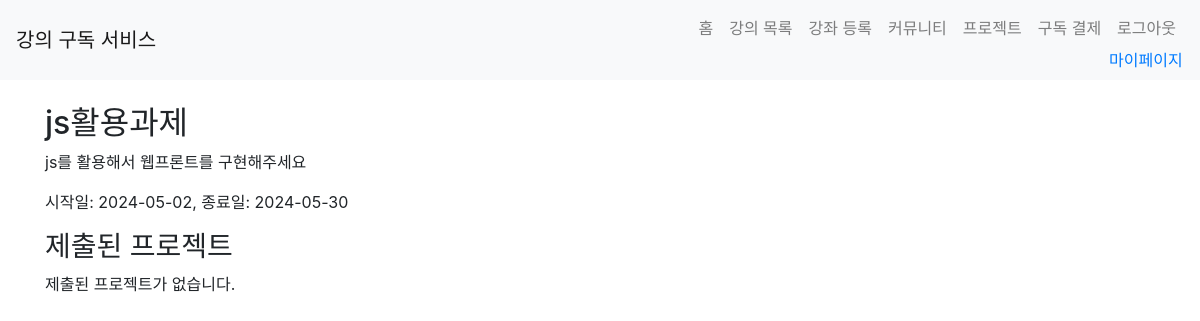
/project/detail/1 (signed in), run on an earlier commit of the app's database.
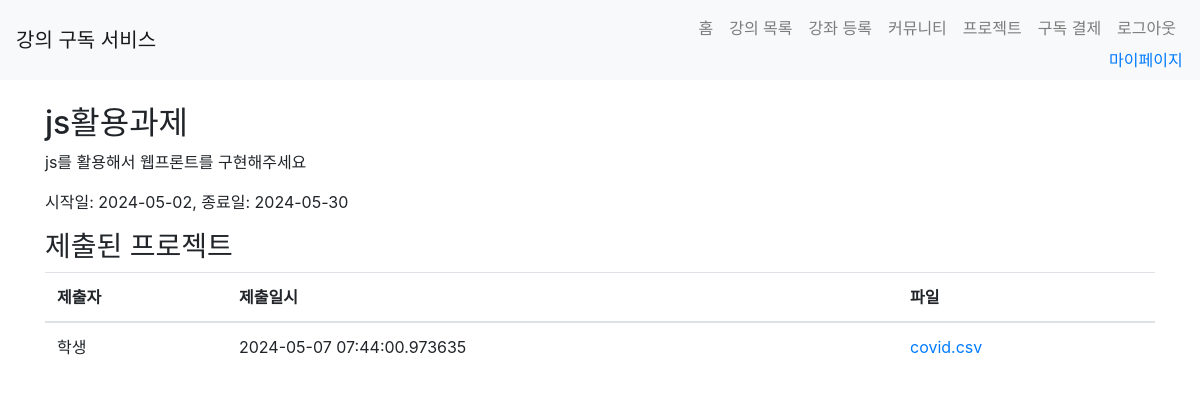
And on a later commit of the database.
### app/models.py (models this page shows, shortened)
class ProjectSubmission(db.Model):
    id = db.Column(db.Integer, primary_key=True)
    project_id = db.Column(db.Integer, db.ForeignKey('project.id'), nullable=False)
    student_id = db.Column(db.Integer, db.ForeignKey('user.id'), nullable=False)
    file_path = db.Column(db.String(255), nullable=False)
    submitted_at = db.Column(db.DateTime, default=datetime.utcnow)
    project = db.relationship('Project', back_populates='submissions')
    student = db.relationship('User', backref=db.backref('project_submissions', lazy=True))

class User(UserMixin, db.Model):
    id = db.Column(db.Integer, primary_key=True)
    name = db.Column(db.String(100), nullable=False)
    email = db.Column(db.String(120), unique=True, nullable=False)
    password = db.Column(db.String(255), nullable=False)
    role = db.Column(db.String(20), nullable=False)  # 'student' 또는 'teacher'
    enrollments = db.relationship('Enrollment', back_populates='student', lazy=True)
    courses = db.relationship('Course', back_populates='teacher', lazy=True)  # 강사가 가르치는 강좌들
    subscription = db.relationship('Subscription', uselist=False)
    def is_teacher(self):
        return self.role == 'teacher'

### app/views/project.py (the view)
@bp.route('/detail/<int:project_id>')
@login_required
def detail(project_id):
    project = Project.query.get_or_404(project_id)
    submissions = ProjectSubmission.query.filter_by(project_id=project_id).all()
    return render_template('project/detail.html', project=project, submissions=submissions)

### app/__init__.py (called while the page is built)
@login_manager.user_loader
def load_user(user_id):
    if user_id is not None:
        return User.query.get(int(user_id))
    return None

### app/templates/project/detail.html (shortened to what this page needs)
{% extends 'base.html' %}
{% block content %}
<h2>{{ project.title }}</h2>
<p>{{ project.description }}</p>
<p>시작일: {{ project.start_date }}, 종료일: {{ project.end_date }}</p>
{% if current_user.role == 'teacher' %}
<h3>제출된 프로젝트</h3>
{% if submissions %}
<table class="table">
    <thead>
        <tr>
            <th>제출자</th>
            <th>제출일시</th>
            <th>파일</th>
        </tr>
    </thead>
    <tbody>
        {% for submission in submissions %}
        <tr>
            <td>{{ submission.student.name }}</td>
            <td>{{ submission.submitted_at }}</td>
            <td>
                <a href="{{ url_for('project.download_submission', submission_id=submission.id) }}">
                    {{ submission.file_path.split('/')[-1] }}
                </a>
            </td>
        </tr>
        {% endfor %}
    </tbody>
</table>
{% else %}
<p>제출된 프로젝트가 없습니다.</p>
{% endif %}
{% endif %}
{% endblock %}

What changed in the data, as far as the page shows it:
added ProjectSubmission: student.name "학생", submitted_at "2024-05-07 07:44:00.973635", file_path "covid.csv"
Also different on the page:
text no longer shown: "제출된 프로젝트가 없습니다."
text now shown: "제출자 제출일시 파일"
